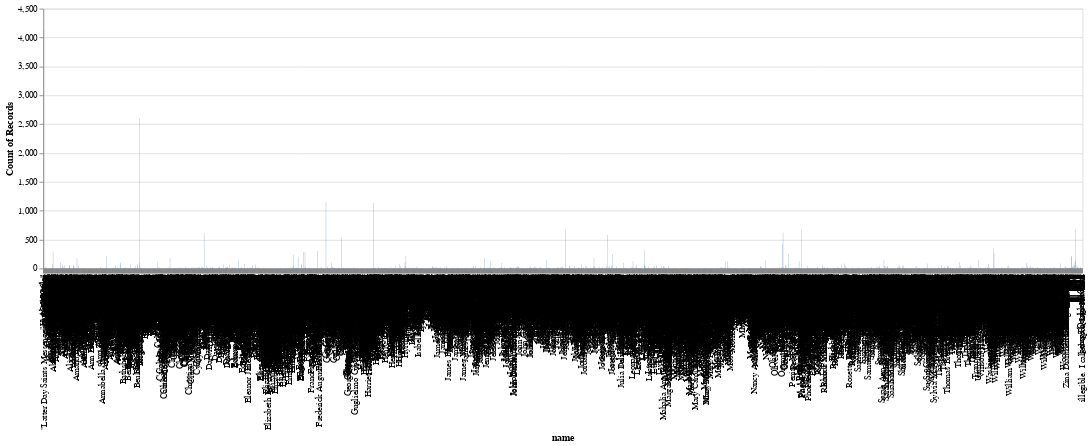

Notebook source saved alongside this figure:
### Code cell
alt.Chart(people_data).mark_bar().encode(
    x="name",
    y="count(name)"
).properties(
    width=1200
)

### Figure 1 — Vega-Lite specification as saved in the notebook (floating-point values rounded to 4 significant figures; data arrays with more than 128 entries replaced by an {"elided": "..."} marker saying what was removed)
{"config": {"view": {"continuousWidth": 400, "continuousHeight": 300}}, "data": {"name": "data-0268754da2e96b6c88573a1c1e46d7c7"}, "mark": "bar", "encoding": {"x": {"field": "name", "type": "nominal"}, "y": {"aggregate": "count", "field": "name", "type": "nominal"}}, "width": 1200, "$schema": "https://vega.github.io/schema/vega-lite/v4.17.0.json", "datasets": {"data-0268754da2e96b6c88573a1c1e46d7c7": {"elided": "38782 records"}}}
